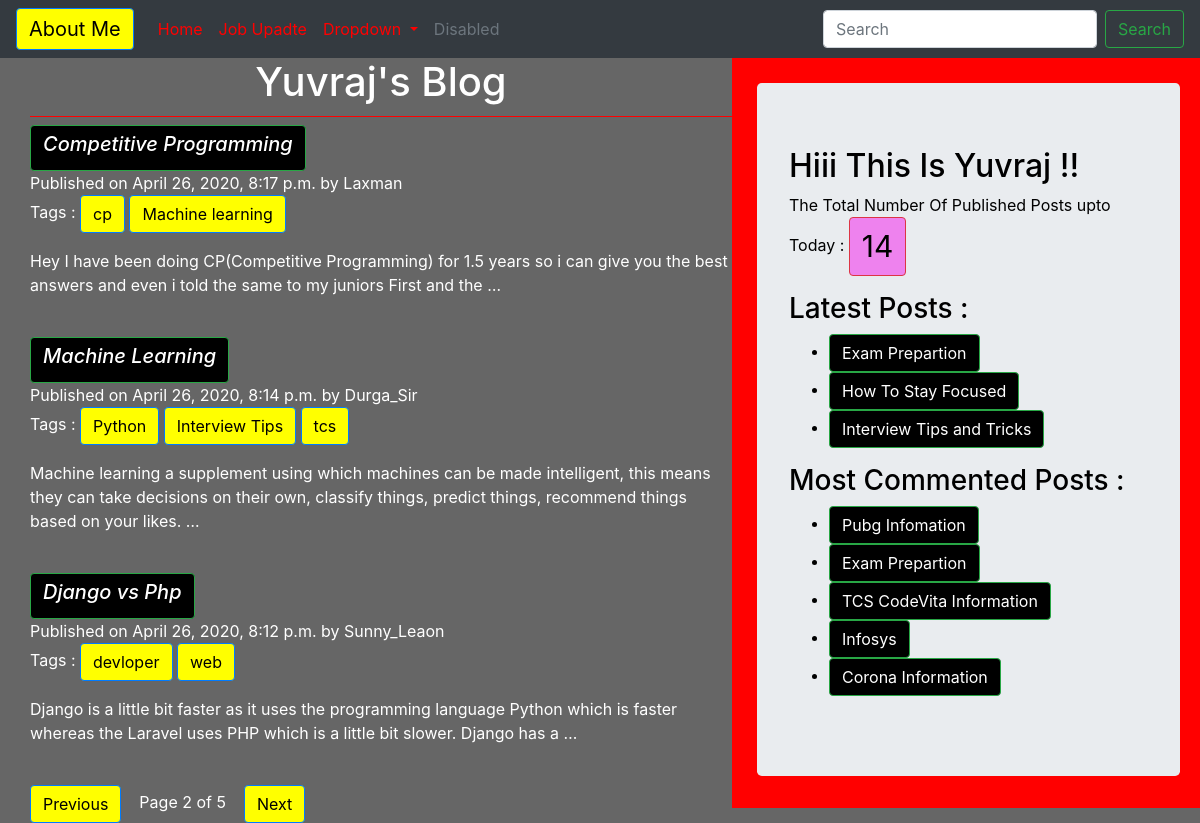
Screenshot of /?page=2 with the database file from the repository.
### blog/models.py (models this page shows, shortened)
class Post(models.Model):
    STATUS_CHOICE=(('draft','Draft'),('published','Published'))
    title=models.CharField(max_length=256)
    slug=models.SlugField(max_length=256,unique_for_date='publish')
    author=models.ForeignKey(User,related_name='blog_post',on_delete=models.CASCADE)
    body=models.TextField()
    publish=models.DateTimeField(default=timezone.now)
    created=models.DateTimeField(auto_now=True)
    updated=models.DateTimeField(auto_now=True)
    status=models.CharField(max_length=10,choices=STATUS_CHOICE,default='draft')
    objects=CustomManager()
    tags=TaggableManager()
    class Meta:
        ordering=('-publish',)
    def get_absolute_url(self):
        return reverse('post_detail',args=[self.publish.year,self.publish.strftime('%m'),
        self.publish.strftime('%d'),self.slug])

### blog/views.py (the view)
# urls.py: path('',views.post_list_view),
def post_list_view(request,tag_slug=None):
    post_list=Post.objects.all()
    tag=None
    if tag_slug:
        tag=get_object_or_404(Tag,slug=tag_slug)
        post_list=post_list.filter(tags__in=[tag])
    paginator=Paginator(post_list,3)
    page_number=request.GET.get('page')
    try:
        post_list=paginator.page(page_number)
    except PageNotAnInteger:
        post_list=paginator.page(1)
    except EmptyPage:
        post_list=paginator.page(paginator.num_page)
    return render(request,'blog/post_list.html',{'post_list':post_list,'tag':tag})

### blog/models.py (called while the page is built)
    def get_queryset(self):
        return super().get_queryset().filter(status='published')

### blog/templatetags/blog_tags.py (called while the page is built)
@register.simple_tag(name='my_tag')
def total_post():
    return Post.objects.count()

@register.inclusion_tag('blog/latest_post.html')
def show_latest_posts():
    latest_post=Post.objects.order_by('-publish')[:3]
    return {'latest_post':latest_post}

@register.simple_tag
def get_most_commented_post(count=5):
    most_commented_post= Post.objects.annotate(total_comments=Count('comments')).order_by('-total_comments')[:count]
    return {'most_commented_post':most_commented_post}

### templates/blog/post_list.html (shortened to what this page needs)
{%extends 'blog/base.html'%}
{%block content_block%}
<h1>Yuvraj's Blog</h1>
{%for post in post_list%}
<a id="anchor" class="btn btn-success"  href="{{post.get_absolute_url}}"><h6 id="date" >{{post.title}}</h6></a><br>
Published on {{post.publish}} by {{post.author | title}}
<p>Tags :
  {%for tag in post.tags.all%}
  <a href="{%url 'post_list_by_tag_name' tag.slug %}" class="btn btn-primary">{{tag.name}}</a>
  {%endfor%}
</p>
<p>{{post.body|truncatewords:30|linebreaks}}</p><br />
{%endfor%}
{%include 'blog/pagination.html' with page=post_list%}
{%endblock%}

### templates/blog/base.html (shortened to what this page needs)
<!DOCTYPE html>
{%load blog_tags%}
{%load static%}
<html lang="en" dir="ltr">
  <head>
    <link rel="stylesheet" href="https://stackpath.bootstrapcdn.com/bootstrap/4.4.1/css/bootstrap.min.css">
<link rel="stylesheet" href="{%static "/css/blog.css" %}">
  </head>
  <body>
  <nav class="navbar navbar-expand-lg navbar-primary bg-dark ">
  <a class="navbar-brand btn btn-primary" href="#">About Me</a>
  <div class="collapse navbar-collapse" id="navbarSupportedContent">
    <ul class="navbar-nav mr-auto">
      <li class="nav-item active">
        <a class="nav-link" href="#">Home <span class="sr-only">(current)</span></a>
      </li>
      <li class="nav-item">
        <a class="nav-link" href="#">Job Upadte</a>
      </li>
      <li class="nav-item dropdown">
        <a class="nav-link dropdown-toggle" href="#" id="navbarDropdown" role="button" data-toggle="dropdown" aria-haspopup="true" aria-expanded="false">
          Dropdown
        </a>
      </li>
      <li class="nav-item">
        <a class="nav-link disabled" href="#" tabindex="-1" aria-disabled="true">Disabled</a>
      </li>
    </ul>
    <form class="form-inline my-2 my-lg-0">
      <input class="form-control mr-sm-2" type="search" placeholder="Search" aria-label="Search">
      <button class="btn btn-outline-success my-2 my-sm-0" type="submit">Search</button>
    </form>
  </div>
</nav>
{%block sidebar%}
<div class="content">
  <div class="sidebar">
    <div class="jumbotron" >
   <h2>Hiii This Is Yuvraj !!</h2>
   <p>The Total Number Of Published Posts upto Today : <span id ='pcount' class="btn btn-danger">{%my_tag%}</span></p>
   <h3>Latest Posts :</h3>{%show_latest_posts%}
   <h3>Most Commented Posts :</h3>
<div class="Most_Commented_post">
   <ul>
     {%get_most_commented_post as most_commented_post%}
     {%for post in most_commented_post.most_commented_post %}
     <li > <a href="{{post.get_absolute_url}}" class="btn btn-success" id="Most_Commented_post">{{post.title}}</a></li>
     {%endfor%}
   </ul>
   </div>
   </div>
  </div>
{%endblock%}
{%block content_block%}
 {%endblock%}
</div>
  </body>
</html>

### templates/blog/latest_post.html
<ul>
  {%for post in latest_post%}
  <li><a href="{{post.get_absolute_url}} " class="btn btn-success"> {{post.title}}</a></li>
  {%endfor%}
</ul>

### static/css/blog.css (style rules this page uses)
.content { width:100%; height: auto; float:left; padding: 0 0 0 30px; background: #666666; color: white; }
.sidebar { width: 40%; float:right; padding:25px 20px 0px 25px; background: red; color: black; }
h1 { text-align: center; border-bottom: 1px solid red; padding-bottom: 10px; }
#date { font-size:20px; font-style: italic; }
#pcount { color: black; background-color: violet; font-size: 30px; }
#anchor { color: white; }
a { color: red; }
.btn-primary { background-color: yellow; color:black; font-style:italic, bold; }
.btn-success { background-color: black; color:white; font-style:italic, bold; }

### rows the page displays
Post: title "Exam Prepartion"
Post: title "How To Stay Focused"
Post: title "Interview Tips and Tricks"
Post: title "Pubg Infomation"
Post: title "TCS CodeVita Information"
Post: title "Infosys"
Post: title "Corona Information"
Post: title "Competitive Programming", publish "April 26, 2020, 8:17 p.m.", author "Laxman", body "Hey I have been doing CP(Competitive Programming) for 1.5 years so i can give you the best answers and even i told the same to my juniors First and the …"
Tag: name "cp"
Tag: name "Machine learning"
Post: title "Machine Learning", publish "April 26, 2020, 8:14 p.m.", author "Durga_Sir", body "Machine learning a supplement using which machines can be made intelligent, this means they can take decisions on their own, classify things, predict things, recommend things based on your likes. …"
Tag: name "Python"
Tag: name "Interview Tips"
Tag: name "tcs"
Post: title "Django vs Php", publish "April 26, 2020, 8:12 p.m.", author "Sunny_Leaon", body "Django is a little bit faster as it uses the programming language Python which is faster whereas the Laravel uses PHP which is a little bit slower. Django has a …"
Tag: name "devloper"
Tag: name "web"

### other values shown
{{ page.number }} "2"
{{ page.paginator.num_pages }} "5"
